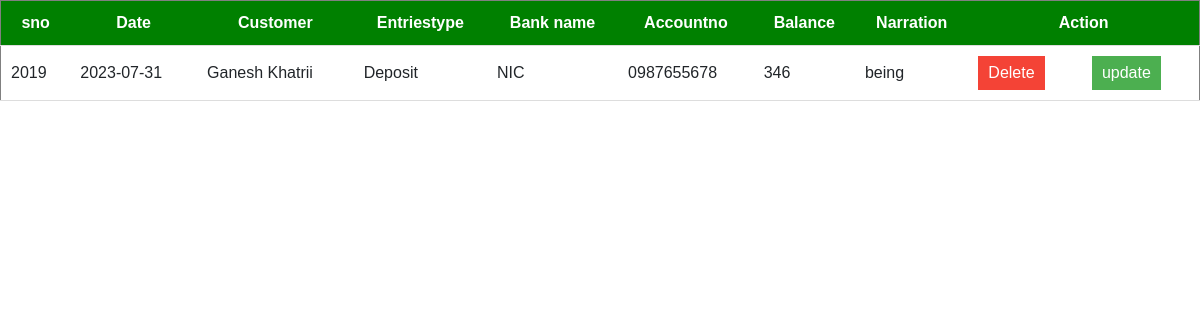
The app's page /contradisplay.php (signed in) with its own data.
### tables this page shows
CREATE TABLE `contra` (
  `id` int(6) NOT NULL,
  `Sno` varchar(255) DEFAULT NULL,
  `Date` varchar(255) NOT NULL,
  `customer` varchar(255) DEFAULT NULL,
  `entriestype` varchar(255) DEFAULT NULL,
  `Bankname` varchar(255) DEFAULT NULL,
  `Accountno` varchar(255) DEFAULT NULL,
  `Balance` varchar(255) DEFAULT NULL,
  `Narration` varchar(255) DEFAULT NULL
);

### contradisplay.php (the view, shortened to what this page needs)
<!DOCTYPE html>
<html lang="en">
<head>
<link href="https://cdn.jsdelivr.net/npm/bootstrap@5.3.1/dist/css/bootstrap.min.css" rel="stylesheet">
</head>
<body>
<table border="1" cellspacing="5">
    <tr>
      <thead>
      <th>sno</th>
      <th>Date</th>
      <th>Customer</th>
      <th>Entriestype</th>
      <th>Bank name</th>
      <th>Accountno</th>
      <th>Balance</th>
<th>Narration</th>
      <th colspan="2">Action </th>
</thead>
</tr>
  <?php
  include ('./Database.php');
  $sql="SELECT * FROM contra";
  $result= mysqli_query($conn,$sql);
  if($result)
  {
    while ($row =mysqli_fetch_assoc($result))
    {
        $sno = $row['Sno'];
        $date = $row['Date'];
        $customer = $row['customer'];
        $entriestype = $row['entriestype'];
        $Bankname = $row['Bankname'];
        $Accountno = $row['Accountno'];
        $amount = $row['Balance'];
        $narration = $row['Narration'];
      ?>
      <tr>
        <td><?php echo $sno;?></td>
        <td><?php echo $date;?></td>
        <td><?php echo $customer;?></td>
        <td><?php echo $entriestype;?></td>
        <td><?php echo $Bankname;?></td>
        <td><?php echo $Accountno;?></td>
        <td><?php echo $amount;?></td>
        <td><?php echo $narration;?></td>
        <td>
          <form action="contradel.php" onsubmit="return confirm('Are you sure to delete?')">
           <button type="submit">Delete</button>
          </form>
    </td>
    <td>
    <form action="updatecontra.php" >
    <input type="submit" value="update">
  </form>
    </td>
    </tr>
      <?php
    }
  }
  ?>
  </table>
</body>
</html>

### contradisplay.php (style rules this page uses)
body { font-family: Arial, sans-serif; }
table { width: 100%; border-collapse: collapse; }
th, td { padding: 10px; text-align: left; border-bottom: 1px solid #ddd; }
th { background-color: #f2f2f2; }
form { display: inline-block; margin-right: 5px; }
button { padding: 5px 10px; background-color: #f44336; color: #fff; border: none; cursor: pointer; }
input[type="submit"] { padding: 5px 10px; background-color: #4CAF50; color: #fff; border: none; cursor: pointer; }
th { text-align: center; background-color: green; color: white; }

### records on screen
contra: Sno "2019", Date "2023-07-31", customer "Ganesh Khatrii", entriestype "Deposit", Bankname "NIC", Accountno "0987655678", Balance "346", Narration "being"
